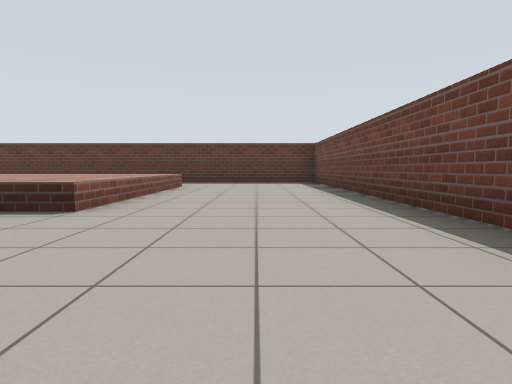
[1] (above)

22 first-person views from a walk through a world built for the Gazebo simulator. The camera is 0.72 m above the floor, tilts 4° down and sees 75° across. The floor is counted in squares, 2 m on a side. Each view is taken from the middle of a square. On the plan, view 1 faces up. The plan holds only what a view shows up to about 9 squares ahead; the rest is blank.

[2]
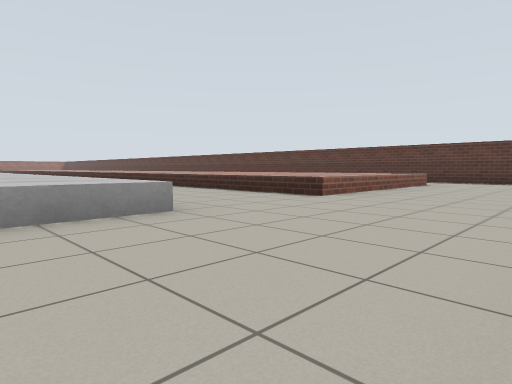

[3]
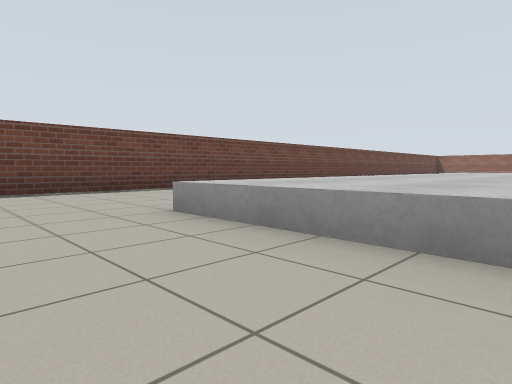

[4]
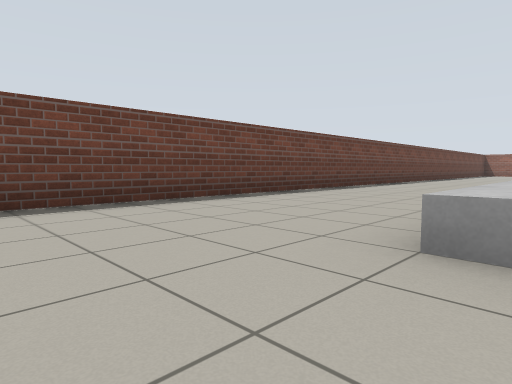

[5]
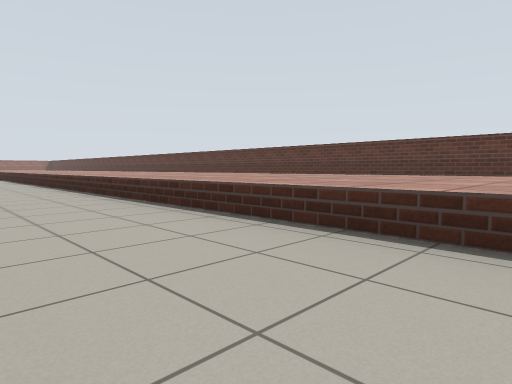

[6]
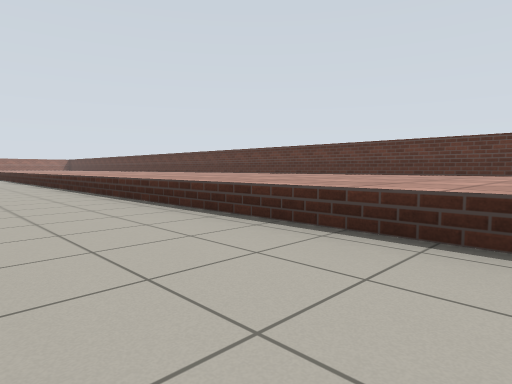

[7]
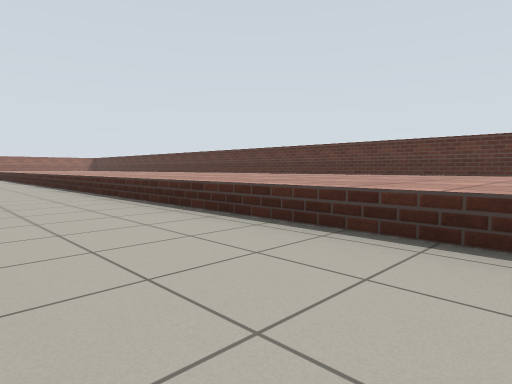

[8]
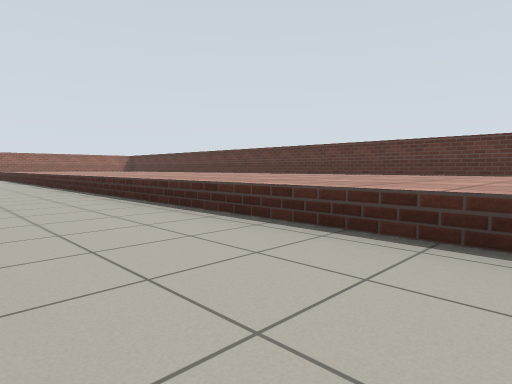

[9]
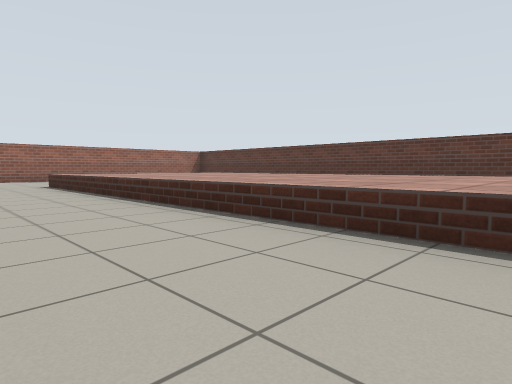

[10]
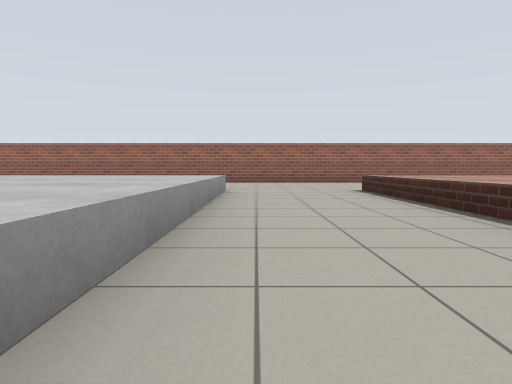

[11]
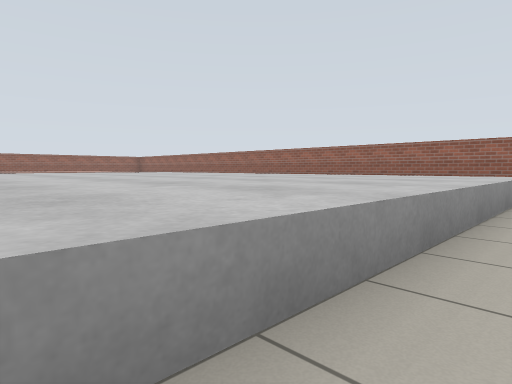

[12]
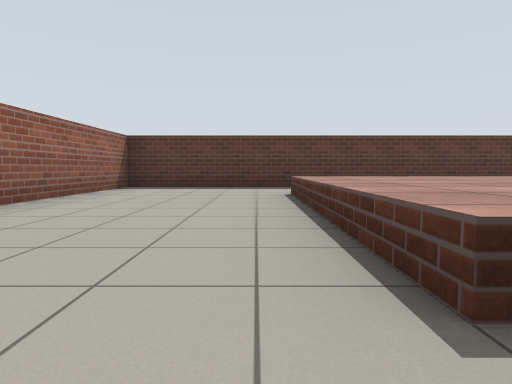

[13]
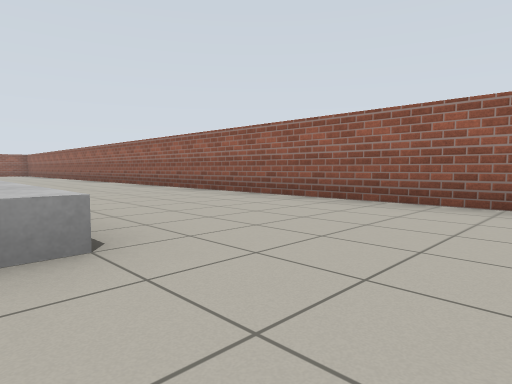

[14]
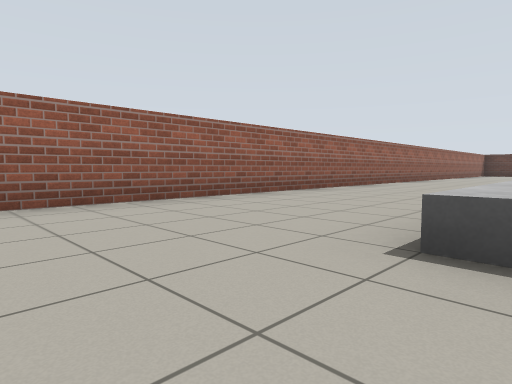

[15]
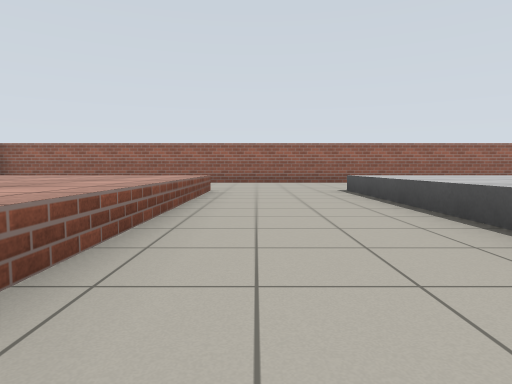

[16]
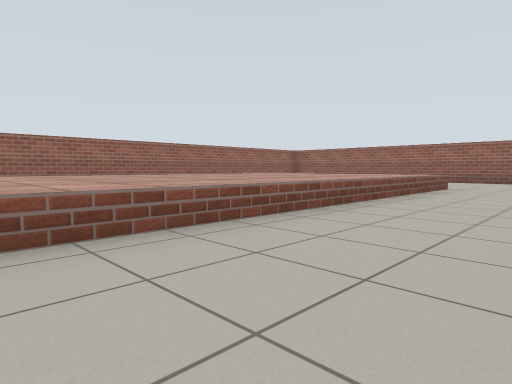

[17]
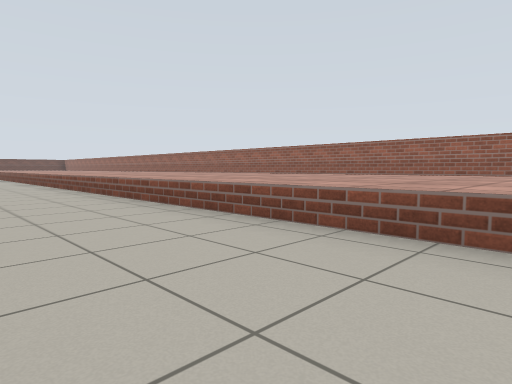

[18]
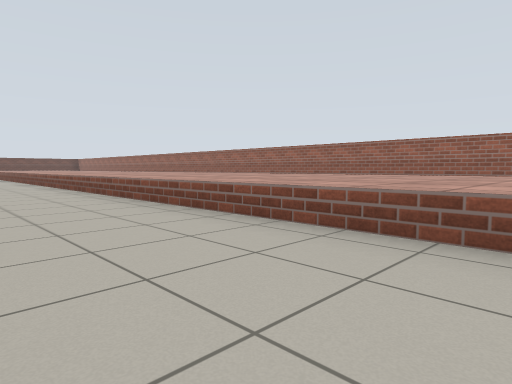

[19]
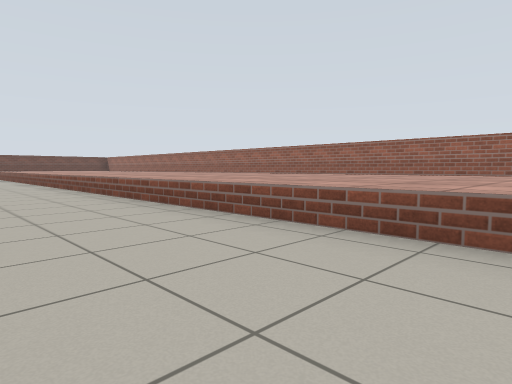

[20]
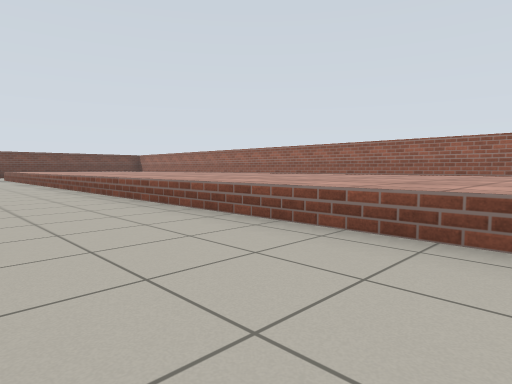

[21]
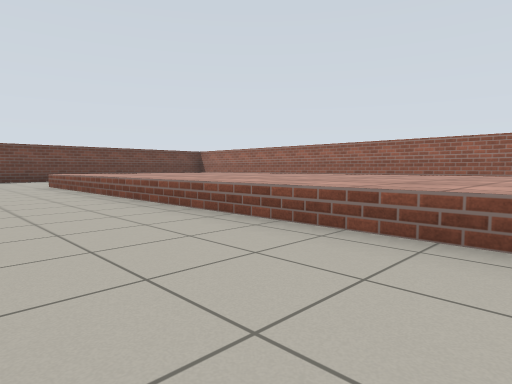

[22]
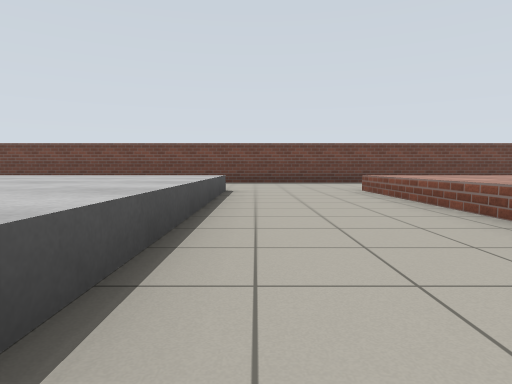

### Floor plan
Key: @ floor where view 1 was taken; # wall or solid block; . floor; = window, fence, low wall or low ledge.
Columns run from 34 left of view 1 to 2 right of it. Each row starts with its distance up from view 1.
  9 #####################################
  8 #....                           ....#
  7 #......  ..    ..   ..   ..   ......#
  6 #...=============================...#
  5 #...=###########################=...#
  4 #...=###########################=...#
  3 #...=============================...#
  2 #...................................#
  1 #........... .......................#
  0 #...======                 ======.@.#
 -1 #...=#####                   ###=...#
 -2 #...=#####                     #=...#
 -3 #.. =####                      #= ..#
 -4 #.. =####                      #= ..#
 -5 #.. =####                      #= ..#
 -6 #...=####                      #= ..#
 -7 #...=####                   ####= ..#
 -8 #...====                    ===== ..#
 -9 #...................................#
-10 #...................................#
-11 #...=============================...#
-12 #   =###########################=   #
-13 #   =###########################=   #
-14 #   =============================   #
-15 #       ... ..   ..  ..   ..        #
-16 #                                   #
-17 #    ##########################

Positions as (right, up) in squares from view 1, and headings:
1: (0, 0), facing up
2: (1, -1), facing up-left
3: (-4, 2), facing down-right
4: (-2, 2), facing down-right
5: (-2, 1), facing up-left
6: (-7, 1), facing up-left
7: (-12, 1), facing up-left
8: (-17, 1), facing up-left
9: (-23, 1), facing up-left
10: (-25, 1), facing left
11: (-25, 1), facing down-left
12: (-31, 2), facing up
13: (-30, 2), facing down-left
14: (-30, -10), facing up-left
15: (-25, -10), facing left
16: (-24, -9), facing down-left
17: (-26, -9), facing down-right
18: (-23, -9), facing down-right
19: (-18, -9), facing down-right
20: (-14, -9), facing down-right
21: (-9, -9), facing down-right
22: (-7, -9), facing right
